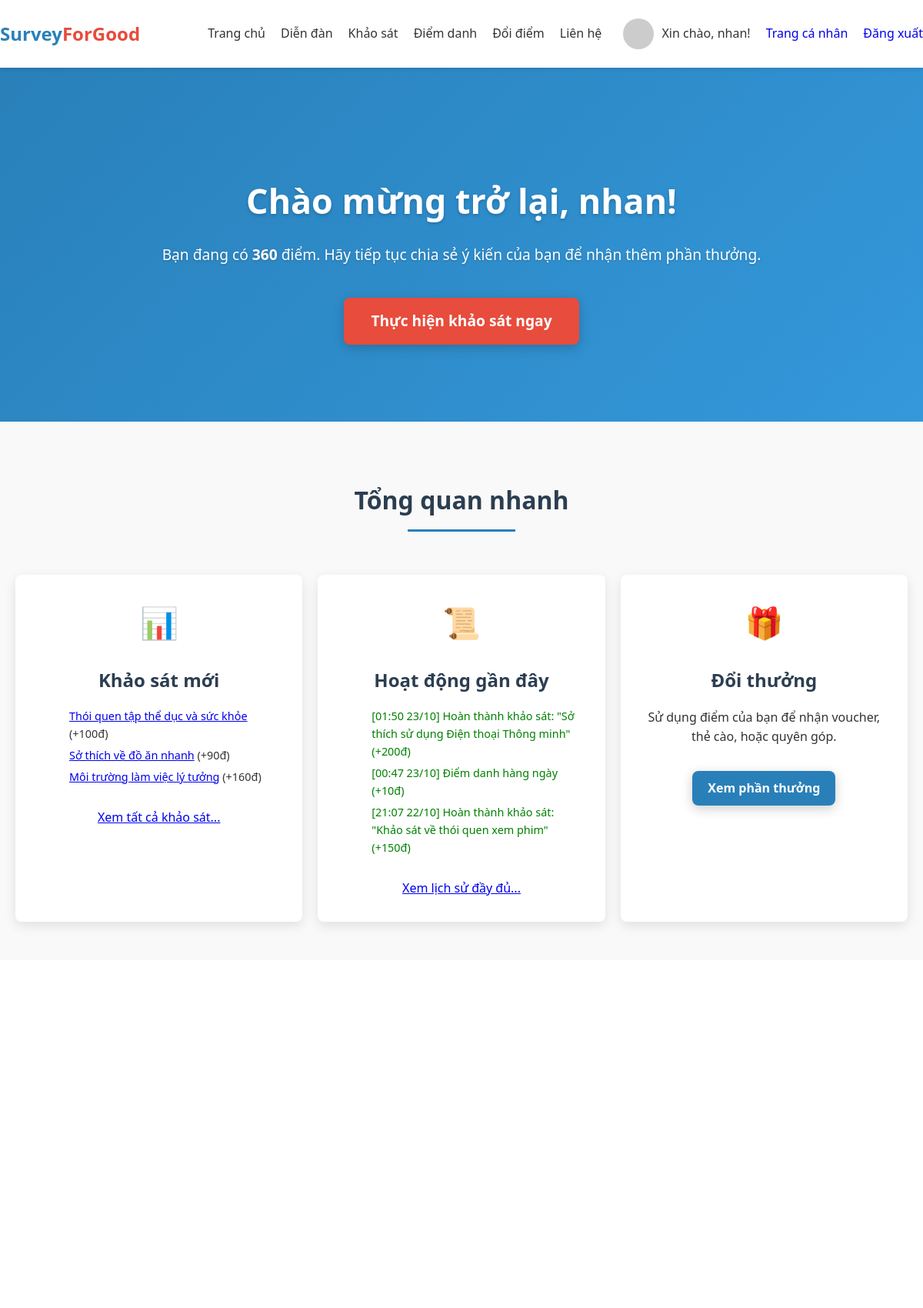
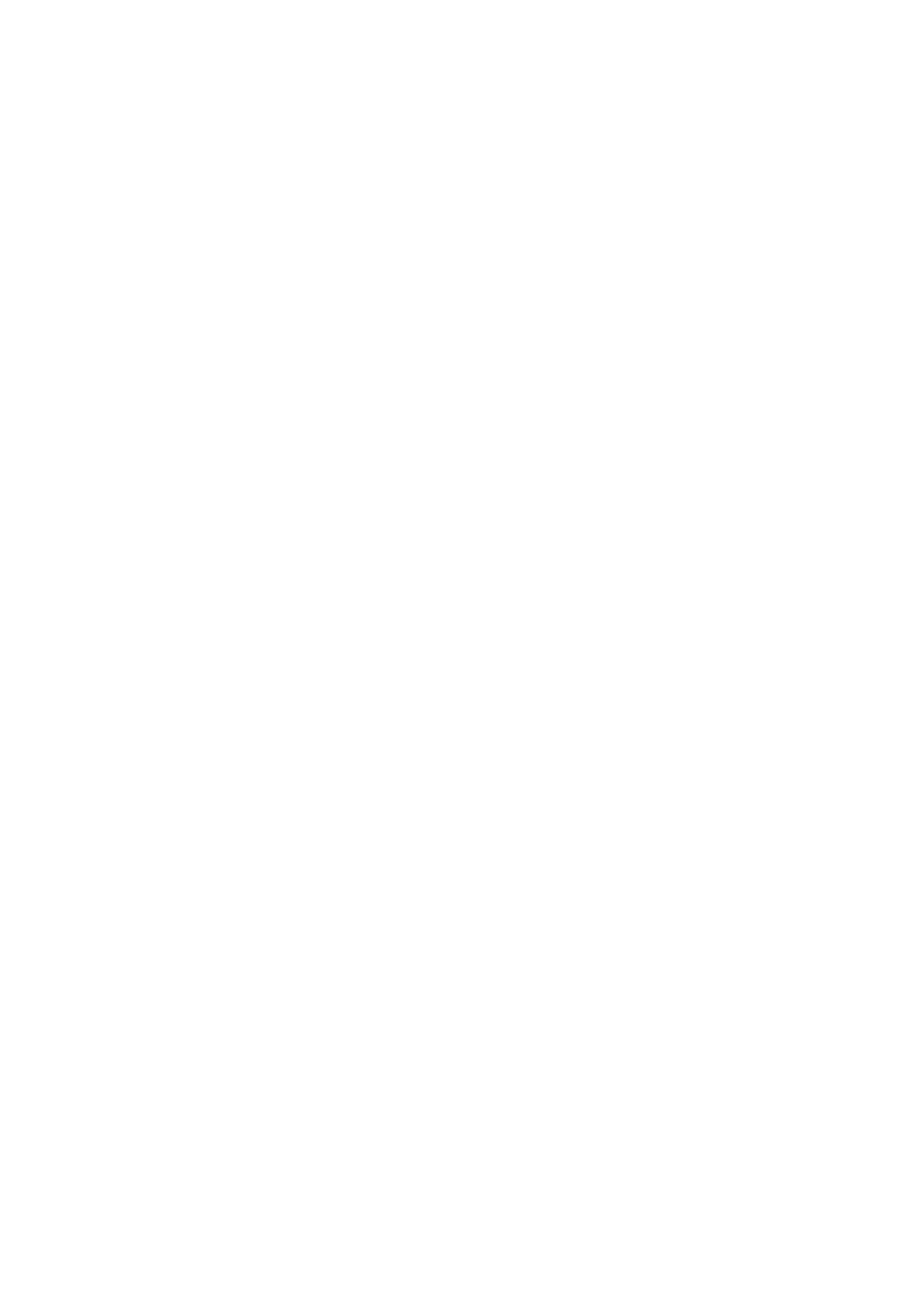
The app's page /dashboard.php (signed in, upper part) with its own data (2 pictures, top to bottom).
### tables this page shows
CREATE TABLE `users` (
  `id` int(11) NOT NULL,
  `username` varchar(50) NOT NULL,
  `email` varchar(100) NOT NULL,
  `password_hash` varchar(255) NOT NULL,
  `full_name` varchar(100) DEFAULT NULL,
  `phone` varchar(20) DEFAULT NULL,
  `birthday` date DEFAULT NULL,
  `gender` enum('male','female','other') DEFAULT NULL,
  `points` int(11) DEFAULT 0,
  `level` varchar(20) DEFAULT 'bronze',
  `join_date` timestamp NOT NULL DEFAULT current_timestamp(),
  `is_active` tinyint(1) DEFAULT 1,
  `is_admin` tinyint(1) DEFAULT 0
);

CREATE TABLE `surveys` (
  `survey_id` int(11) NOT NULL,
  `client_id` int(11) DEFAULT NULL,
  `title` varchar(255) NOT NULL,
  `description` text DEFAULT NULL,
  `points_reward` int(11) NOT NULL DEFAULT 10,
  `category` varchar(50) DEFAULT NULL,
  `status` enum('draft','pending_approval','published','rejected','closed') DEFAULT 'draft',
  `created_at` timestamp NOT NULL DEFAULT current_timestamp(),
  `published_at` timestamp NULL DEFAULT NULL,
  `closed_at` timestamp NULL DEFAULT NULL
);

CREATE TABLE `user_activities` (
  `activity_id` int(11) NOT NULL,
  `user_id` int(11) DEFAULT NULL,
  `activity_description` varchar(255) DEFAULT NULL,
  `points_change` int(11) DEFAULT 0,
  `activity_time` timestamp NOT NULL DEFAULT current_timestamp()
);

### dashboard.php (the view, shortened to what this page needs)
<?php
require_once('includes/header.php');
try {
    $stmtNewSurveys = $pdo->query("SELECT survey_id, title, points_reward FROM surveys WHERE status = 'published' ORDER BY created_at DESC LIMIT 3");
    $newSurveys = $stmtNewSurveys->fetchAll();
} catch (PDOException $e) {
    $newSurveys = [];
    error_log("Dashboard New Surveys Error: " . $e->getMessage());
}
try {
    $stmtRecentActivities = $pdo->prepare("SELECT activity_description, points_change, DATE_FORMAT(activity_time, '%H:%i %d/%m') as time_formatted FROM user_activities WHERE user_id = ? ORDER BY activity_time DESC LIMIT 3");
    $stmtRecentActivities->execute([$current_user['id']]);
    $recentActivities = $stmtRecentActivities->fetchAll();
} catch (PDOException $e) {
    $recentActivities = [];
    error_log("Dashboard Recent Activities Error: " . $e->getMessage());
}
?>
<section id="home" class="hero">
    <div class="container">
        <h1>Chào mừng trở lại, <?php echo htmlspecialchars($current_user['username']); ?>!</h1>
        <p>
            Bạn đang có <strong><?php echo number_format($current_user['points']); ?></strong> điểm.
            Hãy tiếp tục chia sẻ ý kiến của bạn để nhận thêm phần thưởng.
        </p>
        <a href="khaosat.php" class="cta-button">Thực hiện khảo sát ngay</a>
    </div>
</section>
<section class="dashboard-overview features" style="background-color: #f9f9f9; padding: 50px 0;">
    <div class="container">
         <div class="section-title" style="margin-bottom: 30px;">
            <h2>Tổng quan nhanh</h2>
        </div>
        <div class="features-grid" style="gap: 20px;">
            <div class="feature-card">
                 <div class="feature-icon">📊</div>
                 <h3>Khảo sát mới</h3>
                 <?php if (!empty($newSurveys)): ?>
                    <ul style="list-style: none; text-align: left; font-size: 0.9em;">
                        <?php foreach($newSurveys as $ns): ?>
                        <li style="margin-bottom: 5px;">
                            <a href="take_survey.php?id=<?php echo $ns['survey_id']; ?>"><?php echo htmlspecialchars($ns['title']); ?></a> (+<?php echo $ns['points_reward']; ?>đ)
                        </li>
                        <?php endforeach; ?>
                    </ul>
                    <a href="khaosat.php" style="margin-top: 15px; display: inline-block;">Xem tất cả khảo sát...</a>
                 <?php else: ?>
                    <p>Hiện chưa có khảo sát mới.</p>
                 <?php endif; ?>
            </div>
             <div class="feature-card">
                 <div class="feature-icon">📜</div>
                 <h3>Hoạt động gần đây</h3>
                  <?php if (!empty($recentActivities)): ?>
                    <ul style="list-style: none; text-align: left; font-size: 0.9em;">
                        <?php foreach($recentActivities as $act): ?>
                        <li style="margin-bottom: 5px; color: <?php echo $act['points_change'] >= 0 ? 'green' : 'red'; ?>;">
                            [<?php echo $act['time_formatted']; ?>] <?php echo htmlspecialchars($act['activity_description']); ?> (<?php echo ($act['points_change'] >= 0 ? '+' : '') . $act['points_change']; ?>đ)
                        </li>
                        <?php endforeach; ?>
                    </ul>
                     <a href="trangcanhan.php" style="margin-top: 15px; display: inline-block;">Xem lịch sử đầy đủ...</a>
                 <?php else: ?>
                    <p>Chưa có hoạt động nào.</p>
                 <?php endif; ?>
            </div>
             <div class="feature-card">
                 <div class="feature-icon">🎁</div>
                 <h3>Đổi thưởng</h3>
                 <p>Sử dụng điểm của bạn để nhận voucher, thẻ cào, hoặc quyên góp.</p>
                 <a href="doithuong.php" class="cta-button" style="font-size: 1em; padding: 10px 20px; background-color: #2980b9; margin-top: 15px;">Xem phần thưởng</a>
            </div>
        </div>
    </div>
</section>

### includes/header.php (shortened to what this page needs)
<?php
require_once('db.php');
$current_user = null;
if (isset($_SESSION['user_id'])) {
    try {
        $stmt = $pdo->prepare("SELECT id, username, email, points FROM users WHERE id = ?");
        $stmt->execute([$_SESSION['user_id']]);
        $current_user = $stmt->fetch();
    } catch (PDOException $e) {
        error_log("Error fetching user data: " . $e->getMessage());
    }
}
?>
<!DOCTYPE html>
<html lang="vi">
<head>
    <link rel="stylesheet" href="css/style.css">
    <link rel="stylesheet" href="https://cdnjs.cloudflare.com/ajax/libs/font-awesome/6.5.2/css/all.min.css"/>
</head>
<body>
    <header>
        <div class="container nav-container">
            <div class="logo">Survey<span>ForGood</span></div>
            <nav class="nav-menu">
                <ul>
                    <?php if ($current_user): ?>
                        <li><a href="dashboard.php">Trang chủ</a></li>
                        <li><a href="diendan.php">Diễn đàn</a></li>
                        <li><a href="khaosat.php">Khảo sát</a></li>
                        <li><a href="diemdanh.php">Điểm danh</a></li>
                        <li><a href="doithuong.php">Đổi điểm</a></li>
                        <li><a href="lienhe.php">Liên hệ</a></li>
                    <?php else: ?>
                        <li><a href="index.php">Trang chủ</a></li>
                        <li><a href="index.php#faq">FAQ</a></li>
                        <li><a href="lienhe.php">Liên hệ</a></li>
                    <?php endif; ?>
                </ul>
            </nav>
            <div class="auth-buttons">
                <?php if ($current_user): ?>
                    <div class="user-avatar" style="display:flex;align-items:center;gap:10px;">
                        <img src="https://i.pravatar.cc/40?u=<?php echo $current_user['id']; ?>" alt="Avatar" style="border-radius:50%;width:40px;height:40px;">
                        <span style="font-weight:500;">Xin chào, <?php echo htmlspecialchars($current_user['username']); ?>!</span>
                    </div>
                    <a href="trangcanhan.php" class="signin" style="margin-left:20px;">Trang cá nhân</a>
                    <a href="actions/handle_logout.php" class="signup" style="margin-left:20px;">Đăng xuất</a>
                <?php else: ?>
                    <a href="login.php" class="sg">Tham gia khảo sát</a>
                <?php endif; ?>
            </div>
        </div>
    </header>
    <main>
   </body>
</html>

### css/style.css (style rules this page uses)
html { height: 100%; box-sizing: border-box; }
*, *:before, *:after { box-sizing: inherit; }
body { position: relative; margin: 0; display: flex; flex-direction: column; min-height: 100vh; font-size: 16px; line-height: 1.6; color: #333; }
main { flex-grow: 1; }
header, footer { flex-shrink: 0; }
html { scroll-behavior: smooth; }
* { font-family: 'Segoe UI', Tahoma, Geneva, Verdana, sans-serif; }
header { background-color: #fff; box-shadow: 0 2px 5px rgba(0,0,0,0.1); position: sticky; top: 0; z-index: 100; }
.container { max-width: 1200px; margin: 0 auto; padding: 0 20px; }
.nav-container { display: flex; justify-content: space-between; align-items: center; padding: 15px 0; }
.logo { font-size: 24px; font-weight: bold; color: #2980b9; }
.logo span { color: #e74c3c; }
nav ul { display: flex; list-style: none; }
nav ul li { margin-left: 20px; }
nav ul li a { text-decoration: none; color: #333; font-weight: 500; transition: color 0.3s; }
.auth-buttons { display: flex; align-items: center; }
.auth-buttons a { margin-left: 15px; text-decoration: none; }
.hero { color: white; padding: 100px 0; text-align: center; position: relative; overflow: hidden; background: linear-gradient(135deg, #2980b9, #3498db, #2c3e50, #3498db); background-size: 300% 300%; animation: animateGradient 15s ease infinite; }
.hero h1 { font-size: 2.8rem; margin-bottom: 20px; font-weight: 700; text-shadow: 0 2px 4px rgba(0,0,0,0.2); animation: fadeInUp 0.8s ease-out forwards; opacity: 0; }
.hero p { font-size: 1.2rem; margin-bottom: 40px; max-width: 800px; margin-left: auto; margin-right: auto; text-shadow: 0 1px 3px rgba(0,0,0,0.2); animation: fadeInUp 0.8s ease-out 0.3s forwards; opacity: 0; }
.cta-button { display: inline-block; background-color: #e74c3c; color: white; padding: 15px 35px; border-radius: 8px; font-size: 1.2rem; font-weight: 600; text-decoration: none; transition: all 0.3s ease; box-shadow: 0 4px 15px rgba(0,0,0,0.2); animation: fadeInUp 0.8s ease-out 0.6s forwards; opacity: 0; }
.features { padding: 80px 0; background-color: #f9f9f9; }
.section-title { text-align: center; margin-bottom: 50px; }
.section-title h2 { font-size: 2rem; color: #2c3e50; position: relative; display: inline-block; padding-bottom: 15px; }
.section-title h2::after { content: ''; position: absolute; width: 50%; height: 3px; background-color: #2980b9; bottom: 0; left: 25%; }
.features-grid { display: grid; grid-template-columns: repeat(auto-fit, minmax(300px, 1fr)); gap: 30px; }
.feature-card { background-color: white; padding: 30px; border-radius: 8px; box-shadow: 0 5px 15px rgba(0,0,0,0.1); text-align: center; transition: transform 0.3s; }
.feature-icon { font-size: 2.5rem; color: #2980b9; margin-bottom: 20px; }
.feature-card h3 { font-size: 1.5rem; margin-bottom: 15px; color: #2c3e50; }

### records on screen
users: username "nhan", points "360"
surveys: title "Thói quen tập thể dục và sức khỏe", points_reward "100"
surveys: title "Sở thích về đồ ăn nhanh", points_reward "90"
surveys: title "Môi trường làm việc lý tưởng", points_reward "160"
user_activities: time_formatted "01:50 23/10", activity_description "Hoàn thành khảo sát: \"Sở thích sử dụng Điện thoại Thông minh\"", points_change "200"
user_activities: time_formatted "00:47 23/10", activity_description "Điểm danh hàng ngày", points_change "10"
user_activities: time_formatted "21:07 22/10", activity_description "Hoàn thành khảo sát: \"Khảo sát về thói quen xem phim\"", points_change "150"
